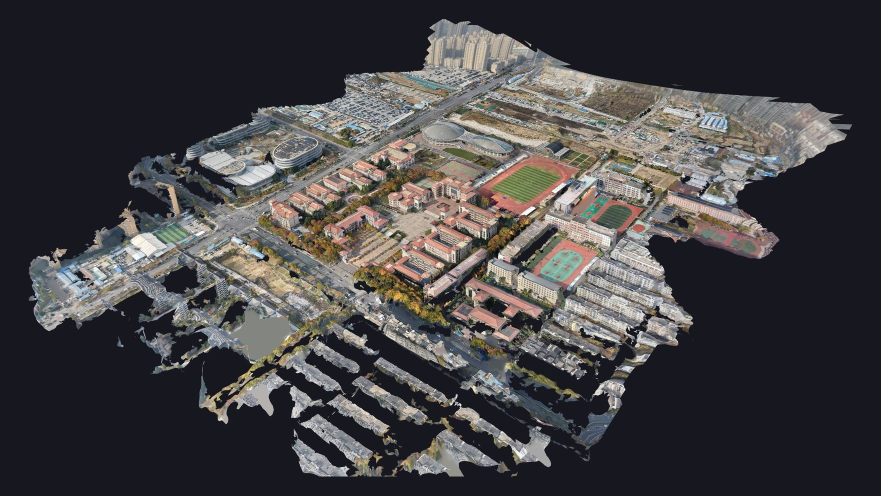
#> input picture site/img/hero-3d.jpg, 1761 x 991 px (shown at 1/2 size)
$ python site_crops.py
#> lines starting #> are read from the running program, lines starting #| are printed output that depends on the picture
"""从已有截图裁出三张方形配图，供「三层数据」章节使用。
不重新抓图，只做裁切 + 压缩，保持整站体积可控。
"""
import os
from PIL import Image

IMG = os.path.join(os.path.dirname(os.path.dirname(os.path.abspath(__file__))), 'site', 'img')

# (源文件, 目标文件, 裁切边长, 质量)
JOBS = [
    ('hero-3d.jpg', 'layer-mesh.jpg', 991, 84),
    ('ui-map.jpg', 'layer-ortho.jpg', 1000, 84),
    ('ui-3d.jpg', 'layer-points.jpg', 1000, 84),
]

for src, dst, side, quality in JOBS:
    p = os.path.join(IMG, src)
    im = Image.open(p).convert('RGB')
#> im is the input picture: PIL image 1761x991 RGB; mean R, G, B 69.6, 67.5, 69.4
    w, h = im.size
#> w = 1761; h = 991
    side = min(side, w, h)
#> side = 991
    x0 = (w - side) // 2
#> x0 = 385
    y0 = (h - side) // 2
#> y0 = 0
    crop = im.crop((x0, y0, x0 + side, y0 + side))
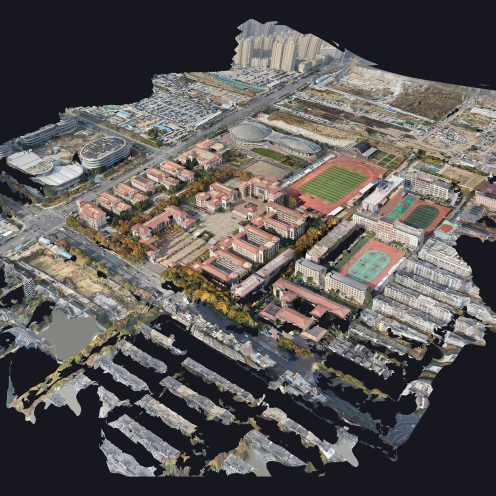
#> crop: PIL image 991x991 RGB (shown at 1/2 size); mean R, G, B 92, 88.4, 86.6
    if crop.width != 900:
        crop = crop.resize((900, 900), Image.LANCZOS)
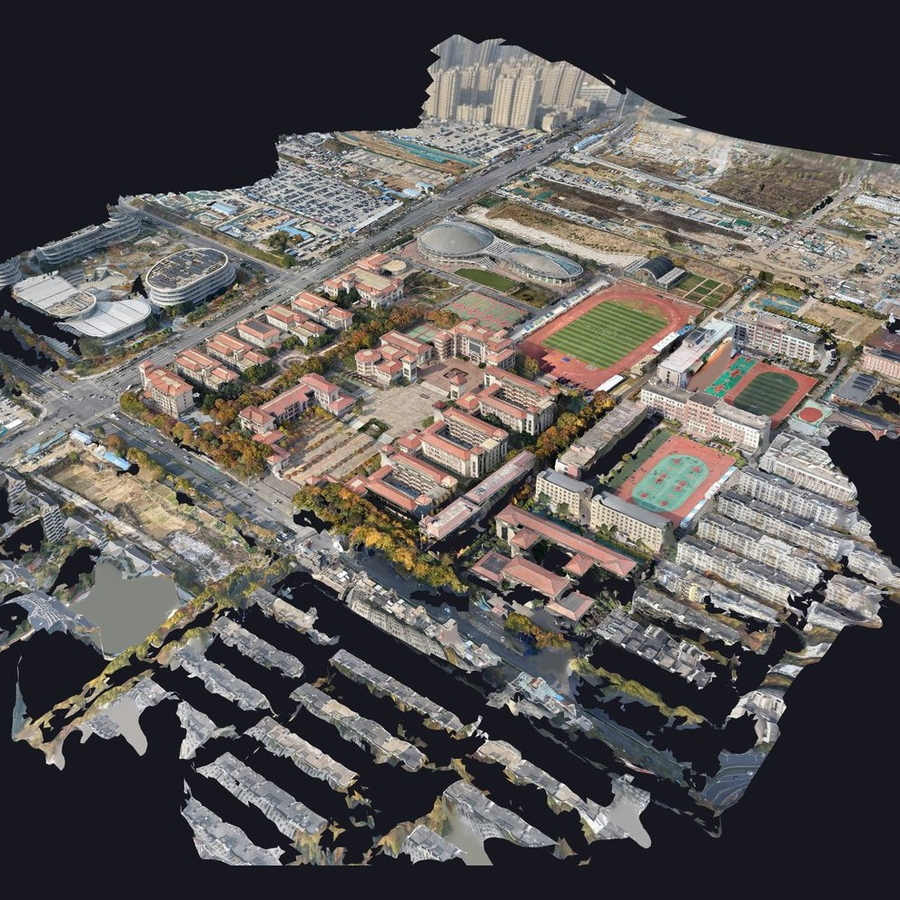
#> crop: PIL image 900x900 RGB; mean R, G, B 92, 88.4, 86.6
    out = os.path.join(IMG, dst)
    crop.save(out, 'JPEG', quality=quality, optimize=True, progressive=True)
    print(f'{dst}: {crop.size[0]}x{crop.size[1]} {os.path.getsize(out) // 1024} KB')
#| layer-mesh.jpg: 900x900 211 KB
#> pass 2 of the loop `for src, dst, side, quality in JOBS:`:
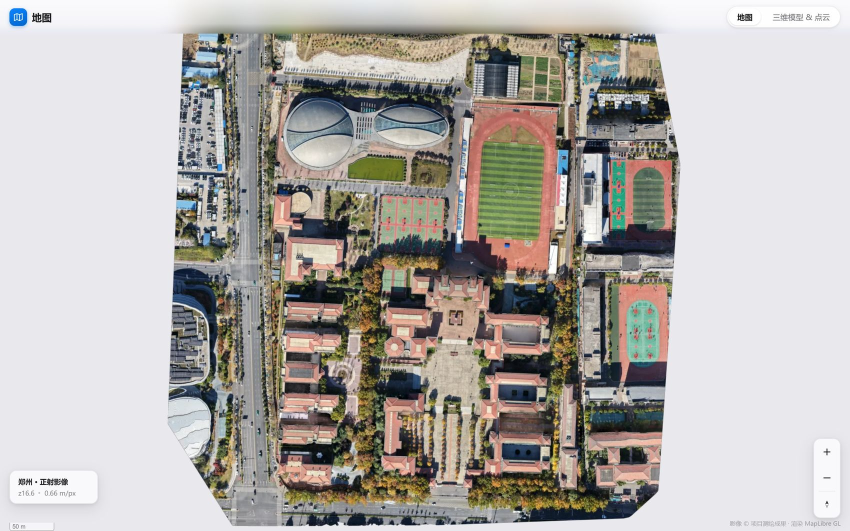
#> input picture img/ui-map.jpg, 1700 x 1062 px, found by its file name (shown at 1/2 size)
#> im is the input picture: PIL image 1700x1062 RGB; mean R, G, B 177.6, 173.5, 169.6
#> `crop = im.crop((x0, y0, x0 + side, y0 + side))`:
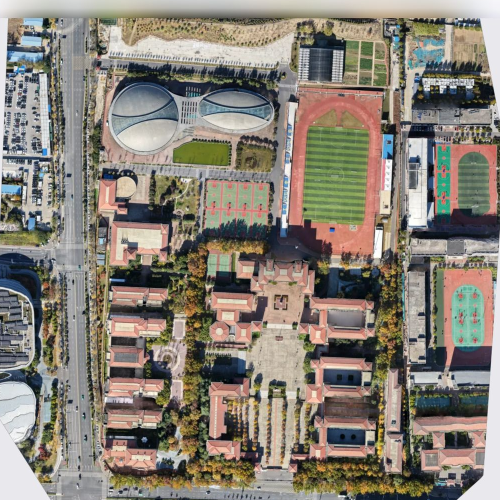
#> crop: PIL image 1000x1000 RGB (shown at 1/2 size); mean R, G, B 135.4, 128.4, 117.7
#> `crop = crop.resize((900, 900), Image.LANCZOS)`:
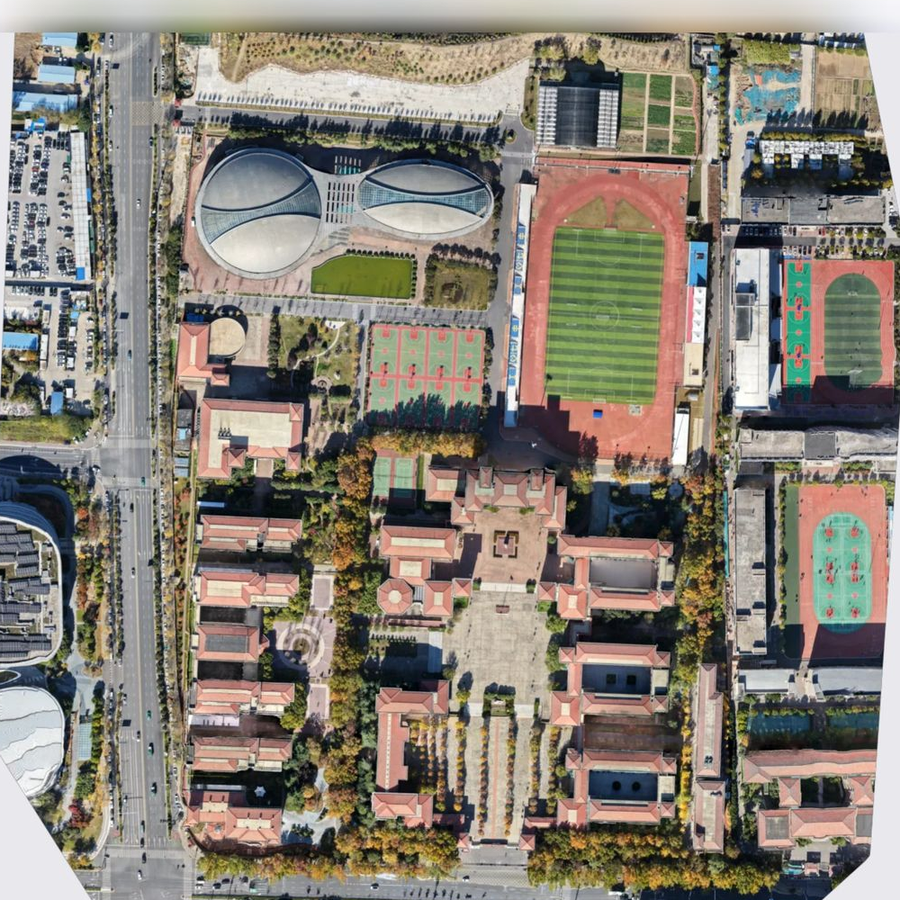
#> crop: PIL image 900x900 RGB; mean R, G, B 135.4, 128.4, 117.7
#| layer-ortho.jpg: 900x900 222 KB
#> pass 3 of the loop `for src, dst, side, quality in JOBS:`:
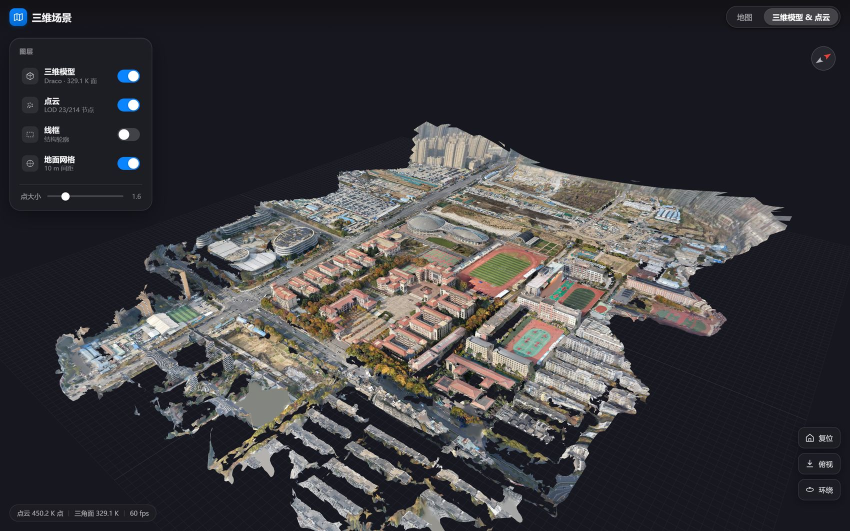
#> input picture img/ui-3d.jpg, 1700 x 1062 px, found by its file name (shown at 1/2 size)
#> im is the input picture: PIL image 1700x1062 RGB; mean R, G, B 60.8, 59.4, 62.5
#> `crop = im.crop((x0, y0, x0 + side, y0 + side))`:
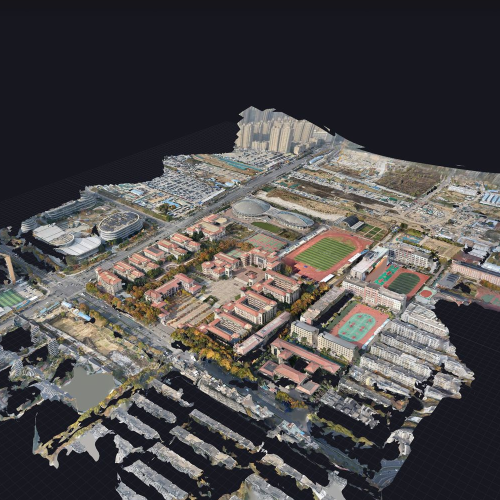
#> crop: PIL image 1000x1000 RGB (shown at 1/2 size); mean R, G, B 79.7, 76.8, 76.8
#> `crop = crop.resize((900, 900), Image.LANCZOS)`:
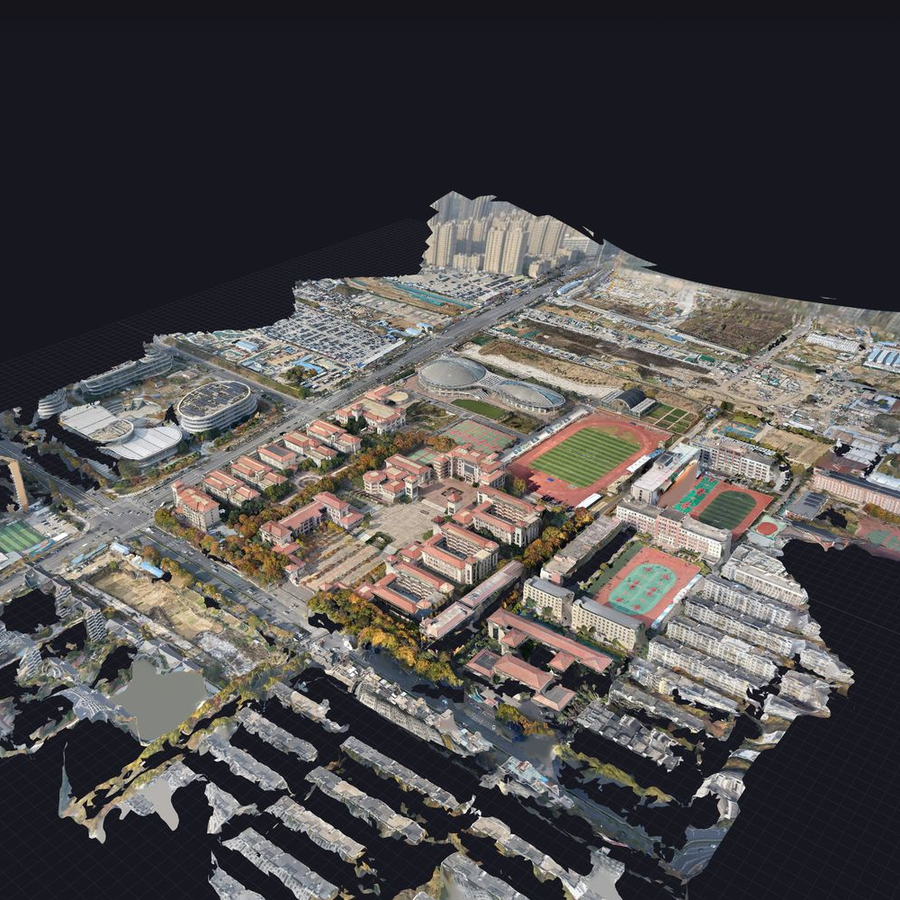
#> crop: PIL image 900x900 RGB; mean R, G, B 79.7, 76.8, 76.8
#| layer-points.jpg: 900x900 185 KB
